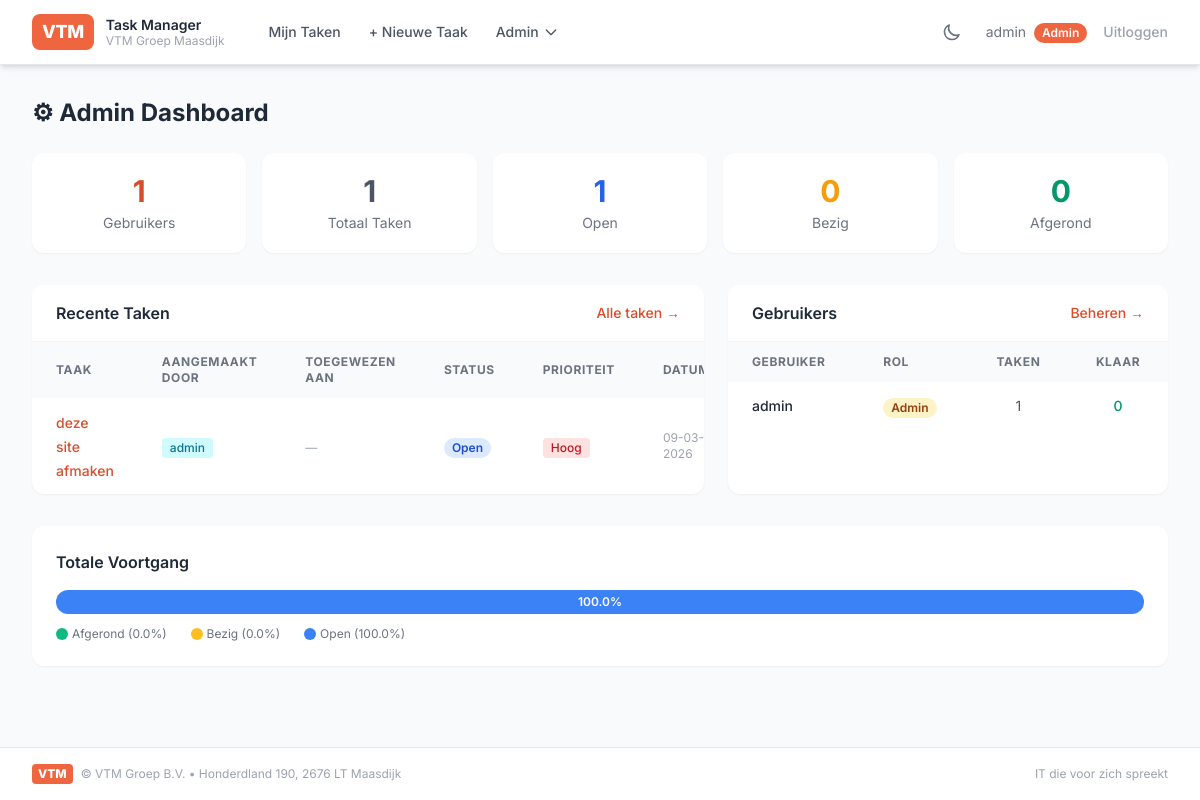
Page /admin (signed in) on the earlier database version.
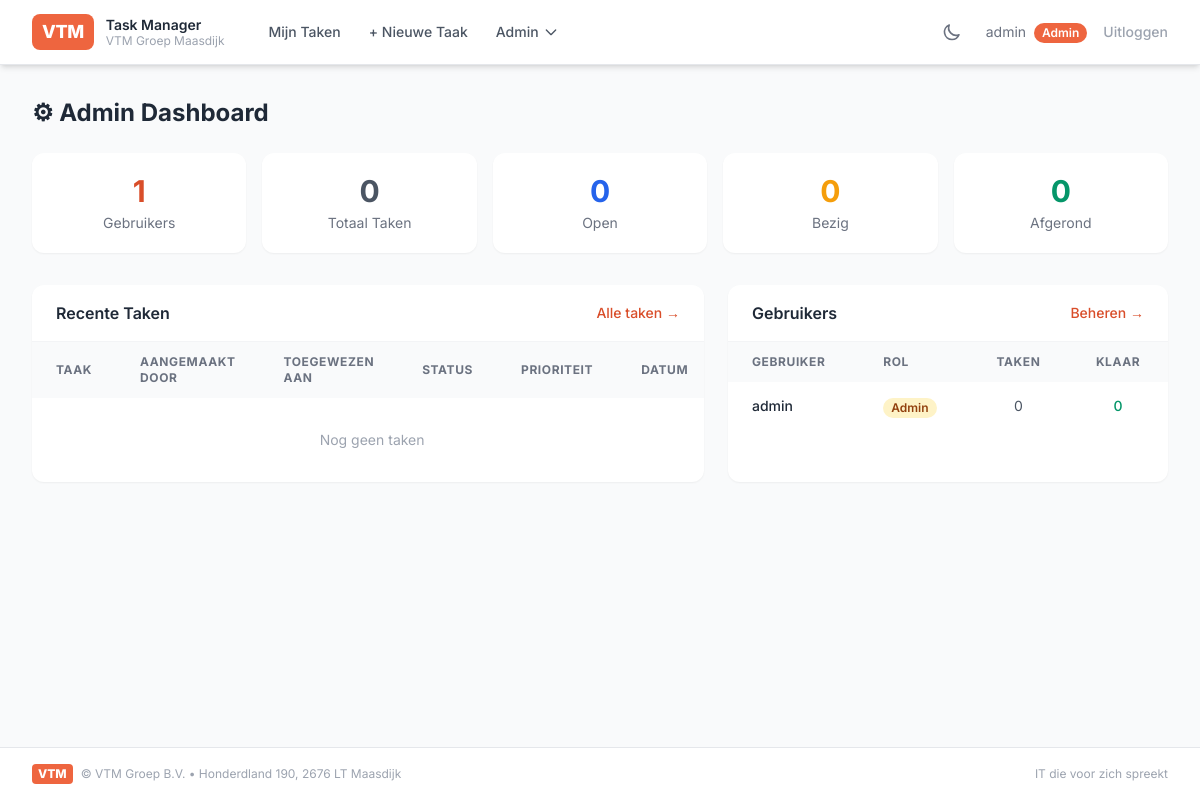
Same page on the later database version.
### app.py (models this page shows, shortened)
class Task(db.Model):
    id = db.Column(db.Integer, primary_key=True)
    title = db.Column(db.String(200), nullable=False)
    description = db.Column(db.Text, default='')
    status = db.Column(db.String(20), nullable=False, default='open')  # open, bezig, afgerond
    priority = db.Column(db.String(10), nullable=False, default='normaal')  # laag, normaal, hoog
    created_at = db.Column(db.DateTime, default=datetime.utcnow)
    due_date = db.Column(db.Date, nullable=True)
    user_id = db.Column(db.Integer, db.ForeignKey('user.id'), nullable=False)
    assigned_to_id = db.Column(db.Integer, db.ForeignKey('user.id'), nullable=True)

class User(UserMixin, db.Model):
    id = db.Column(db.Integer, primary_key=True)
    username = db.Column(db.String(80), unique=True, nullable=False)
    email = db.Column(db.String(120), unique=True, nullable=False)
    password_hash = db.Column(db.String(256), nullable=False)
    role = db.Column(db.String(10), nullable=False, default='user')   # 'admin' of 'user'
    tasks = db.relationship('Task', backref='owner', lazy=True, foreign_keys='Task.user_id')
    assigned_tasks = db.relationship('Task', backref='assignee', lazy=True, foreign_keys='Task.assigned_to_id')
    @property
    def is_admin(self):
        return self.role == 'admin'

### app.py (the view)
@app.route('/admin')
@login_required
def admin_dashboard():
    if not current_user.is_admin:
        flash('Alleen admins hebben toegang.', 'danger')
        return redirect(url_for('tasks'))
    total_users = User.query.count()
    total_tasks = Task.query.count()
    open_tasks = Task.query.filter_by(status='open').count()
    bezig_tasks = Task.query.filter_by(status='bezig').count()
    done_tasks = Task.query.filter_by(status='afgerond').count()
    recent_tasks = Task.query.order_by(Task.created_at.desc()).limit(10).all()
    users = User.query.order_by(User.username).all()
    return render_template('admin_dashboard.html',
                           total_users=total_users, total_tasks=total_tasks,
                           open_tasks=open_tasks, bezig_tasks=bezig_tasks,
                           done_tasks=done_tasks, recent_tasks=recent_tasks,
                           users=users)

### app.py (called while the page is built)
@login_manager.user_loader
def load_user(user_id):
    return db.session.get(User, int(user_id))

### templates/admin_dashboard.html (shortened to what the changed rows need)
{% extends "base.html" %}
{% block content %}
<h2 class="text-2xl font-bold text-gray-800 dark:text-white mb-6">⚙ Admin Dashboard</h2>
<div class="grid grid-cols-2 md:grid-cols-5 gap-4 mb-8">
    <div class="bg-white dark:bg-gray-800 rounded-xl shadow-sm p-5 text-center">
        <div class="text-3xl font-bold text-gray-600 dark:text-gray-300">{{ total_tasks }}</div>
        <div class="text-sm text-gray-500 dark:text-gray-400 mt-1">Totaal Taken</div>
    </div>
    <div class="bg-white dark:bg-gray-800 rounded-xl shadow-sm p-5 text-center">
        <div class="text-3xl font-bold text-blue-600 dark:text-blue-400">{{ open_tasks }}</div>
        <div class="text-sm text-gray-500 dark:text-gray-400 mt-1">Open</div>
    </div>
</div>
<div class="grid grid-cols-1 lg:grid-cols-5 gap-6 mb-8">
    <div class="lg:col-span-3 bg-white dark:bg-gray-800 rounded-xl shadow-sm overflow-hidden">
        <div class="overflow-x-auto">
            <table class="w-full">
                <thead>
                    <tr class="bg-gray-50 dark:bg-gray-700/50 text-left text-xs font-semibold text-gray-500 dark:text-gray-400 uppercase tracking-wider">
                        <th class="px-6 py-3">Taak</th>
                        <th class="px-6 py-3">Aangemaakt door</th>
                        <th class="px-6 py-3">Toegewezen aan</th>
                        <th class="px-6 py-3">Status</th>
                        <th class="px-6 py-3">Prioriteit</th>
                        <th class="px-6 py-3">Datum</th>
                    </tr>
                </thead>
                <tbody class="divide-y divide-gray-100 dark:divide-gray-700">
                    {% for task in recent_tasks %}
                    <tr class="hover:bg-gray-50 dark:hover:bg-gray-700/50 transition">
                        <td class="px-6 py-3">
                            <a href="{{ url_for('task_edit', task_id=task.id) }}" class="text-sm text-vtm-600 dark:text-vtm-400 hover:text-vtm-800 dark:hover:text-vtm-300 font-medium">
                                {{ task.title[:40] }}{% if task.title|length > 40 %}…{% endif %}
                            </a>
                        </td>
                        <td class="px-6 py-3"><span class="inline-flex items-center px-2 py-0.5 rounded text-xs font-medium bg-cyan-100 dark:bg-cyan-900/40 text-cyan-700 dark:text-cyan-300">{{ task.owner.username }}</span></td>
                        <td class="px-6 py-3">
                            {% if task.assignee %}
                            <span class="inline-flex items-center px-2 py-0.5 rounded text-xs font-medium bg-purple-100 dark:bg-purple-900/40 text-purple-700 dark:text-purple-300">{{ task.assignee.username }}</span>
                            {% else %}
                            <span class="text-xs text-gray-400 dark:text-gray-500">—</span>
                            {% endif %}
                        </td>
                        <td class="px-6 py-3">
                            <span class="inline-flex items-center px-2 py-0.5 rounded-full text-xs font-semibold
                                {% if task.status == 'open' %}bg-blue-100 dark:bg-blue-900/40 text-blue-700 dark:text-blue-300
                                {% elif task.status == 'bezig' %}bg-amber-100 dark:bg-amber-900/40 text-amber-700 dark:text-amber-300
                                {% else %}bg-emerald-100 dark:bg-emerald-900/40 text-emerald-700 dark:text-emerald-300{% endif %}">
                                {{ task.status | capitalize }}
                            </span>
                        </td>
                        <td class="px-6 py-3">
                            <span class="inline-flex items-center px-2 py-0.5 rounded text-xs font-medium
                                {% if task.priority == 'hoog' %}bg-red-100 dark:bg-red-900/40 text-red-700 dark:text-red-300
                                {% elif task.priority == 'normaal' %}bg-amber-100 dark:bg-amber-900/40 text-amber-700 dark:text-amber-300
                                {% else %}bg-emerald-100 dark:bg-emerald-900/40 text-emerald-700 dark:text-emerald-300{% endif %}">
                                {{ task.priority | capitalize }}
                            </span>
                        </td>
                        <td class="px-6 py-3 text-xs text-gray-400 dark:text-gray-500">{{ task.created_at.strftime('%d-%m-%Y') }}</td>
                    </tr>
                    {% else %}
                    <tr><td colspan="6" class="px-6 py-8 text-center text-sm text-gray-400 dark:text-gray-500">Nog geen taken</td></tr>
                    {% endfor %}
                </tbody>
            </table>
        </div>
    </div>
    <div class="lg:col-span-2 bg-white dark:bg-gray-800 rounded-xl shadow-sm overflow-hidden">
        <div class="overflow-x-auto">
            <table class="w-full">
                <thead>
                    <tr class="bg-gray-50 dark:bg-gray-700/50 text-left text-xs font-semibold text-gray-500 dark:text-gray-400 uppercase tracking-wider">
                        <th class="px-6 py-3">Gebruiker</th>
                        <th class="px-6 py-3">Rol</th>
                        <th class="px-6 py-3 text-center">Taken</th>
                        <th class="px-6 py-3 text-center">Klaar</th>
                    </tr>
                </thead>
                <tbody class="divide-y divide-gray-100 dark:divide-gray-700">
                    {% for user in users %}
                    <tr class="hover:bg-gray-50 dark:hover:bg-gray-700/50 transition">
                        <td class="px-6 py-3 text-sm font-medium text-gray-800 dark:text-white">{{ user.username }}</td>
                        <td class="px-6 py-3">
                            {% if user.is_admin %}
                            <span class="inline-flex items-center px-2 py-0.5 rounded-full text-xs font-semibold bg-amber-100 dark:bg-amber-900/40 text-amber-800 dark:text-amber-300">Admin</span>
                            {% else %}
                            <span class="inline-flex items-center px-2 py-0.5 rounded-full text-xs font-semibold bg-gray-100 dark:bg-gray-700 text-gray-600 dark:text-gray-300">User</span>
                            {% endif %}
                        </td>
                        <td class="px-6 py-3 text-center text-sm text-gray-600 dark:text-gray-300">{{ user.tasks | length }}</td>
                        <td class="px-6 py-3 text-center text-sm text-emerald-600 dark:text-emerald-400 font-medium">{{ user.tasks | selectattr('status', 'equalto', 'afgerond') | list | length }}</td>
                    </tr>
                    {% endfor %}
                </tbody>
            </table>
        </div>
    </div>
</div>
{% if total_tasks > 0 %}
<div class="bg-white dark:bg-gray-800 rounded-xl shadow-sm p-6">
    <h3 class="font-semibold text-gray-800 dark:text-white mb-4">Totale Voortgang</h3>
    {% set done_pct = (done_tasks / total_tasks * 100) | round(1) %}
    {% set bezig_pct = (bezig_tasks / total_tasks * 100) | round(1) %}
    {% set open_pct = (open_tasks / total_tasks * 100) | round(1) %}
    <div class="w-full h-6 bg-gray-100 dark:bg-gray-700 rounded-full overflow-hidden flex">
        <div class="bg-blue-500 h-full flex items-center justify-center text-white text-xs font-semibold" style="width: {{ open_pct }}%">{% if open_pct > 8 %}{{ open_pct }}%{% endif %}</div>
    </div>
    <div class="flex gap-6 mt-3 text-xs text-gray-500 dark:text-gray-400">
        <span class="flex items-center gap-1"><span class="w-3 h-3 rounded-full bg-emerald-500 inline-block"></span> Afgerond ({{ done_pct }}%)</span>
        <span class="flex items-center gap-1"><span class="w-3 h-3 rounded-full bg-amber-400 inline-block"></span> Bezig ({{ bezig_pct }}%)</span>
        <span class="flex items-center gap-1"><span class="w-3 h-3 rounded-full bg-blue-500 inline-block"></span> Open ({{ open_pct }}%)</span>
    </div>
</div>
{% endif %}
{% endblock %}

### templates/base.html (shortened to what the changed rows need)
<!doctype html>
<html lang="nl" x-data="{ darkMode: localStorage.getItem('darkMode') === 'true' }" :class="{ 'dark': darkMode }" x-init="$watch('darkMode', val => localStorage.setItem('darkMode', val))">
<head>
    <script src="https://cdn.tailwindcss.com"></script>
</head>
<body class="bg-gray-50 dark:bg-gray-900 min-h-screen font-sans flex flex-col transition-colors duration-200">
    {% if current_user.is_authenticated %}
    <nav class="bg-white dark:bg-gray-800 shadow-md border-b border-gray-200 dark:border-gray-700 transition-colors duration-200" x-data="{ mobileOpen: false }">
        <div class="max-w-7xl mx-auto px-4 sm:px-6 lg:px-8">
            <div class="flex items-center justify-between h-16">
                <div class="flex items-center gap-8">
                    <a href="{{ url_for('tasks') }}" class="flex items-center gap-3">
                        <div class="bg-vtm-500 text-white font-extrabold text-lg px-2.5 py-1 rounded-lg tracking-tight">VTM</div>
                        <div class="hidden sm:block">
                            <span class="text-gray-800 dark:text-white font-semibold text-sm leading-tight block">Task Manager</span>
                            <span class="text-gray-400 dark:text-gray-500 text-xs leading-tight block">VTM Groep Maasdijk</span>
                        </div>
                    </a>
                    <div class="hidden md:flex items-center gap-1">
                        <a href="{{ url_for('tasks') }}" class="text-gray-600 dark:text-gray-300 hover:bg-vtm-50 dark:hover:bg-gray-700 hover:text-vtm-600 dark:hover:text-vtm-400 px-3 py-2 rounded-lg text-sm font-medium transition">Mijn Taken</a>
                        <a href="{{ url_for('task_create') }}" class="text-gray-600 dark:text-gray-300 hover:bg-vtm-50 dark:hover:bg-gray-700 hover:text-vtm-600 dark:hover:text-vtm-400 px-3 py-2 rounded-lg text-sm font-medium transition">+ Nieuwe Taak</a>
                        {% if current_user.is_admin %}
                        <div class="relative" x-data="{ open: false }">
                            <button @click="open = !open" @click.outside="open = false" class="text-gray-600 dark:text-gray-300 hover:bg-vtm-50 dark:hover:bg-gray-700 hover:text-vtm-600 dark:hover:text-vtm-400 px-3 py-2 rounded-lg text-sm font-medium transition inline-flex items-center gap-1">
                                Admin
                                <svg class="w-4 h-4" fill="none" stroke="currentColor" viewBox="0 0 24 24"><path stroke-linecap="round" stroke-linejoin="round" stroke-width="2" d="M19 9l-7 7-7-7"/></svg>
                            </button>
                        </div>
                        {% endif %}
                    </div>
                </div>
                <div class="hidden md:flex items-center gap-4">
                    <button @click="darkMode = !darkMode" class="p-2 rounded-lg text-gray-500 dark:text-gray-400 hover:bg-gray-100 dark:hover:bg-gray-700 transition" title="Dark mode toggle">
                        <svg x-show="!darkMode" class="w-5 h-5" fill="none" stroke="currentColor" viewBox="0 0 24 24"><path stroke-linecap="round" stroke-linejoin="round" stroke-width="2" d="M20.354 15.354A9 9 0 018.646 3.646 9.003 9.003 0 0012 21a9.003 9.003 0 008.354-5.646z"/></svg>
                    </button>
                    <span class="text-gray-500 dark:text-gray-400 text-sm">
                        {{ current_user.username }}
                        {% if current_user.is_admin %}<span class="ml-1 inline-flex items-center px-2 py-0.5 rounded-full text-xs font-semibold bg-vtm-500 text-white">Admin</span>{% endif %}
                    </span>
                    <a href="{{ url_for('logout') }}" class="text-gray-400 dark:text-gray-500 hover:text-vtm-500 dark:hover:text-vtm-400 text-sm font-medium transition">Uitloggen</a>
                </div>
            </div>
        </div>
    </nav>
    {% endif %}
    <main class="max-w-7xl mx-auto px-4 sm:px-6 lg:px-8 py-8 flex-1 w-full">
        {% block content %}{% endblock %}
    </main>
</body>
</html>

Differences in the rows shown:
removed Task: title "deze site afmaken", owner.username "admin", status "Open", priority "Hoog", created_at "09-03-2026"
computed for User "admin": tasks|length "1" → "0"
Other differences:
{{ total_tasks }}: "1" → "0"
{{ open_tasks }}: "1" → "0"
{{ open_pct }}: "100.0" → (not shown)
{{ done_pct }}: "0.0" → (not shown)
{{ bezig_pct }}: "0.0" → (not shown)
text no longer shown: "Totale Voortgang % Afgerond ( %) Bezig ( %) Open ( %)"
text now shown: "Nog geen taken"
